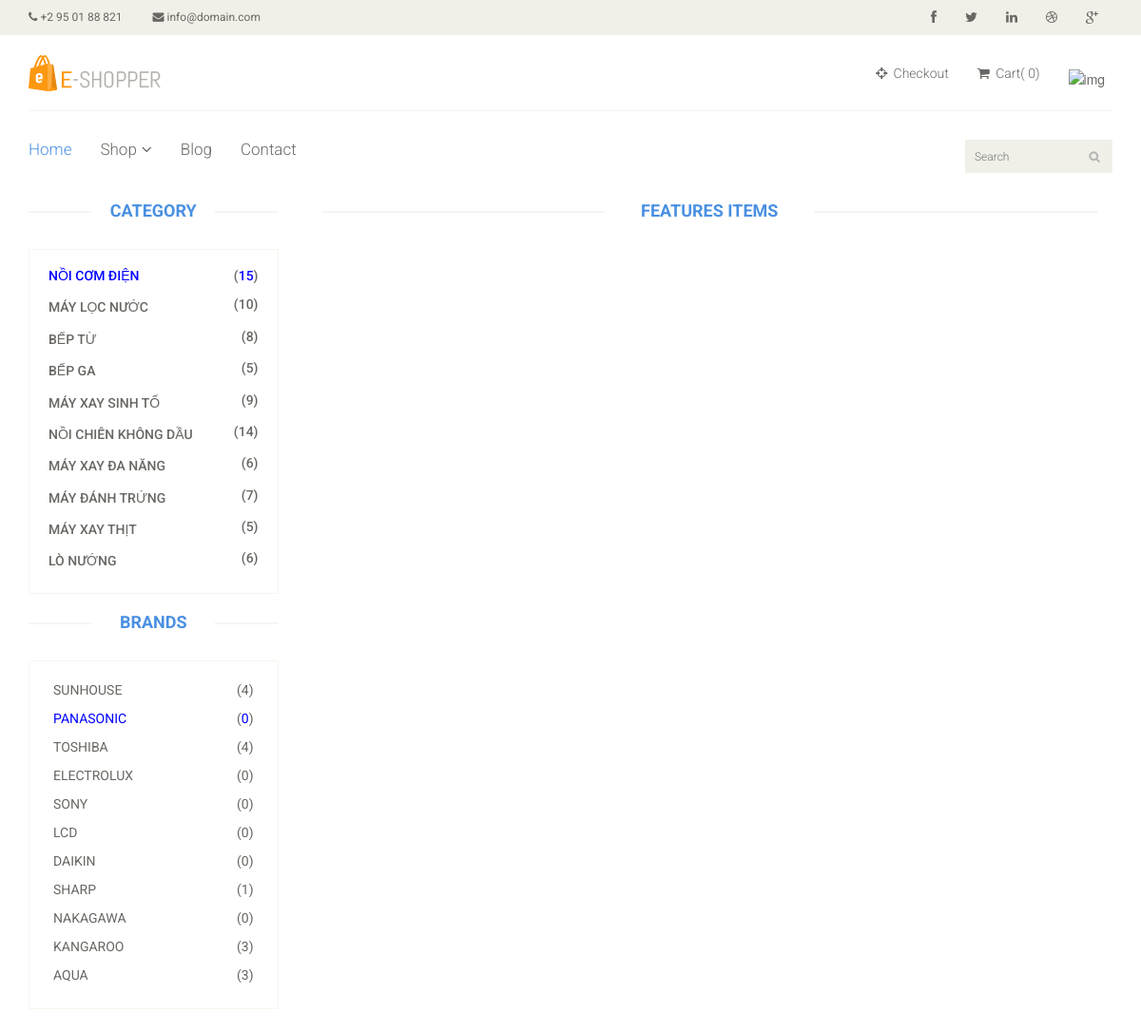
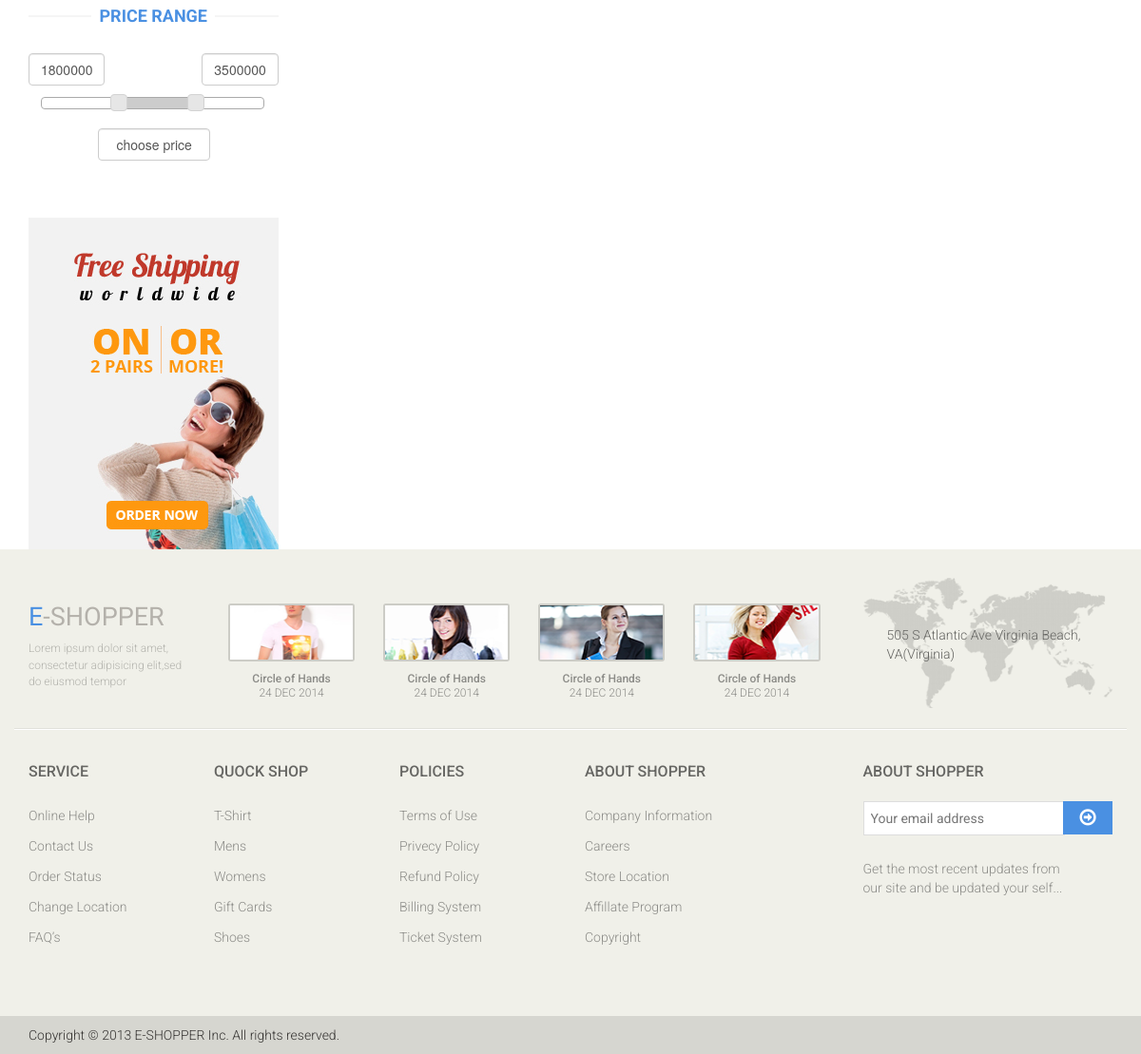
The app's page /view/--front/shop/shop_category.php?san-pham=Nồi cơm điện&brand=PANASONIC (signed in) with its own data (2 pictures, top to bottom).
### tables this page shows
CREATE TABLE `tbl_category` (
  `id_category` int(11) NOT NULL,
  `name` varchar(150) NOT NULL,
  `category_code` varchar(150) NOT NULL,
  `image` varchar(150) NOT NULL,
  `create_date` timestamp NOT NULL DEFAULT current_timestamp() ON UPDATE current_timestamp(),
  `user` varchar(150) NOT NULL,
  `status_category` enum('0','1') NOT NULL
);

CREATE TABLE `tbl_brand` (
  `id_brand` int(11) NOT NULL,
  `numerical order` int(100) NOT NULL,
  `brand_code` varchar(150) NOT NULL,
  `image` varchar(150) NOT NULL,
  `name` varchar(150) NOT NULL,
  `user` varchar(150) NOT NULL,
  `date` varchar(150) NOT NULL,
  ` function` text NOT NULL,
  `status_brand` enum('0','1') NOT NULL
);

### view/--front/shop/shop_category.php (the view, shortened to what this page needs)
<?php
require '../../../layout/--front/header.php';
$category =  mysqli_query($conn, "SELECT * FROM tbl_category WHERE status_category='0'");
$brand =  mysqli_query($conn, "SELECT * FROM tbl_brand WHERE status_brand='0'");
$name_category = $_GET['san-pham'];
$category_1 = mysqli_query($conn, "SELECT * FROM tbl_category WHERE name='$name_category'");
$cate = mysqli_fetch_assoc($category_1);
$id_cate = $cate['id_category'];
if (isset($_GET['san-pham'])) {
	$sp = $_GET['san-pham'];
	if (isset($_GET['brand'])) {
		$br = $_GET['brand'];
	} else {
		$br = 1;
	}
} else {
	$sp = 1;
}
$name_brand = $br;
if ($br != 1) {
	$name_brand = $br;
	$bra = mysqli_query($conn, "SELECT * FROM tbl_brand WHERE name='$br'");
}
$minimum_range = 1800000;
$maximum_range = 3500000;
?>
<section>
	<div class="container">
		<div class="row">
			<div class="col-sm-3">
				<div class="left-sidebar">
					<h2>Category</h2>
					<div class="panel-group category-products" id="accordian">
						<?php foreach ($category as $key => $value_category) :
							$num_category = $value_category['id_category'];
							$num_product_category =  mysqli_query($conn, "SELECT * FROM tbl_product WHERE id_category = $num_category"); ?>
							<div class="panel panel-default">
								<div class="panel-heading">
									<h4 class="panel-title">
										<a href="../../../view/--front/shop/shop_category.php?san-pham=<?php echo $value_category['name'] ?>">
											<span class="pull-right">(<?php
																		if ($name_category == $value_category['name']) {
																			echo '<span  style="color:blue;">' . mysqli_num_rows($num_product_category) . '</span>';
																		} else {
																			echo mysqli_num_rows($num_product_category);
																		}
																		?>)
											</span>
											<?php
											if ($name_category == $value_category['name']) {
												echo '<div  style="color:blue;">' . $value_category['name'] . '</div>';
											} else {
												echo  $value_category['name'];
											}
											?>
										</a>
									</h4>
								</div>
							</div>
						<?php endforeach ?>
					</div>
					<div class="brands_products">
						<h2>Brands</h2>
						<div class="brands-name">
							<?php foreach ($brand as $key => $value_brand) :
								$num_brand = $value_brand['id_brand'];
								$num_product_brand =  mysqli_query($conn, "SELECT * FROM tbl_product WHERE id_brand = $num_brand AND id_category=$id_cate"); ?>
								<ul class="nav nav-pills nav-stacked">
									<li><a href="../../../view/--front/shop/shop_category.php?san-pham=<?php echo $sp ?>&brand=<?php echo $value_brand['name'] ?>">
											<span class="pull-right">(<?php
																		if ($name_brand == $value_brand['name']) {
																			echo '<span  style="color:blue;">' . mysqli_num_rows($num_product_brand) . '</span>';
																		} else {
																			echo mysqli_num_rows($num_product_brand);
																		}
																		?>)
											</span>
											<?php
											if ($name_brand == $value_brand['name']) {
												echo '<div  style="color:blue;">' . $value_brand['name'] . '</div>';
											} else {
												echo  $value_brand['name'];
											}
											?>
										</a>
									</li>
								</ul>
							<?php endforeach ?>
						</div>
					</div>
					<div class="price-range">
						<form method="post" action="shop_category.php?san-pham=<?php echo $sp ?>&brand=<?php echo $br ?>">
							<h2>Price Range</h2>
							<div class="row">
								<form action="shop.php" method="post">
									<div class="col-md-2">
										<input type="text" name="minimum_range" id="minimum_range" class="form-control" value="<?php echo $minimum_range; ?>" />
									</div>
									<div class="col-md-100">
										<input type="text" name="maximum_range" id="maximum_range" class="form-control" value="<?php echo $maximum_range; ?>" />
									</div>
									<div class="col-md-8" style="padding-top:12px">
										<div id="price_range"></div>
									</div>
									<div class="col-md-loc-price"></br>
										<input type="submit" class="form-control" name="submit_range" value="choose price">
									</div>
								</form>
							</div>
							<br />
						</form>
					</div>
					<div class="shipping text-center">
						<img src="../../public/images/home/shipping.jpg" alt="" />
					</div>
				</div>
			</div>
			<div class="col-sm-9 padding-right">
				<div class="features_items">
					<h2 class="title text-center">Features Items</h2>
				</div>
			</div>
		</div>
	</div>
</section>
<?php
require "../../../layout/--front/footer.php"
?>
<html>
<head>
	<link rel="stylesheet" href="../../../public/--front/css/jquery-ui.css" />
	<link rel="stylesheet" href="../../../public/--front/css/bootstrap_min.css" />
</head>
</html>

### public/--front/css/main.css (style rules this page uses)
body { font-family: 'Roboto', sans-serif; position: relative; font-weight:400px; }
ul li { list-style: none; }
a { -webkit-transition: 300ms; -moz-transition: 300ms; -o-transition: 300ms; transition: 300ms; }
h1, h2, h3, h4, h5, h6 { font-family: 'Roboto', sans-serif; }
.category-products { border: 1px solid #F7F7F0; margin-bottom: 35px; padding-bottom: 20px; padding-top: 15px; }
.left-sidebar h2, .brands_products h2 { color: #4a90e2; font-family: 'Roboto', sans-serif; font-size: 18px; font-weight: 700; margin: 0 auto 30px; text-align: center; text-transform: uppercase; position: relative; z-index:3; }
.left-sidebar h2:after, h2.title:after { content: " "; position: absolute; border: 1px solid #f5f5f5; bottom:8px; left: 0; width: 100%; height: 0; z-index: -2; }
.left-sidebar h2:before { content: " "; position: absolute; background: #fff; bottom: -6px; width: 130px; height: 30px; z-index: -1; left: 50%; margin-left: -65px; }
h2.title:before { content: " "; position: absolute; background: #fff; bottom: -6px; width: 220px; height: 30px; z-index: -1; left: 50%; margin-left: -110px; }
.category-products .panel { background-color: #FFFFFF; border: 0px; border-radius: 0px; box-shadow:none; margin-bottom: 0px; }
.category-products .panel-default .panel-heading { background-color: #FFFFFF; border: 0 none; color: #FFFFFF; padding: 5px 20px; }
.category-products .panel-default .panel-heading .panel-title a { color: #696763; font-family: 'Roboto', sans-serif; font-size: 14px; text-decoration: none; text-transform: uppercase; }
.brands-name { border: 1px solid #F7F7F0; padding-bottom: 20px; padding-top: 15px; }
.brands-name .nav-stacked li a { background-color: #FFFFFF; color: #696763; font-family: 'Roboto', sans-serif; font-size: 14px; padding: 5px 25px; text-decoration: none; text-transform: uppercase; }
.shipping { background-color: #F2F2F2; margin-top: 40px; overflow: hidden; padding-top: 20px; position: relative; }
.price-range { margin-top:30px; }
.padding-right { padding-right: 0; }
.features_items { overflow:hidden; }
h2.title { color: #4a90e2; font-family: 'Roboto', sans-serif; font-size: 18px; font-weight: 700; margin: 0 15px; text-transform: uppercase; margin-bottom: 30px; position: relative; }

### records on screen
tbl_category: mysqli_num_rows($num_product_category) "15", name "NỒI CƠM ĐIỆN"
tbl_category: mysqli_num_rows($num_product_category) "10", name "MÁY LỌC NƯỚC"
tbl_category: mysqli_num_rows($num_product_category) "8", name "BẾP TỪ"
tbl_category: mysqli_num_rows($num_product_category) "5", name "BẾP GA"
tbl_category: mysqli_num_rows($num_product_category) "9", name "MÁY XAY SINH TỐ"
tbl_category: mysqli_num_rows($num_product_category) "14", name "NỒI CHIÊN KHÔNG DẦU"
tbl_category: mysqli_num_rows($num_product_category) "6", name "MÁY XAY ĐA NĂNG"
tbl_category: mysqli_num_rows($num_product_category) "7", name "MÁY ĐÁNH TRỨNG"
tbl_category: mysqli_num_rows($num_product_category) "5", name "MÁY XAY THỊT"
tbl_category: mysqli_num_rows($num_product_category) "6", name "LÒ NƯỚNG"
tbl_brand: mysqli_num_rows($num_product_brand) "4", name "SUNHOUSE"
tbl_brand: mysqli_num_rows($num_product_brand) "0", name "PANASONIC"
tbl_brand: mysqli_num_rows($num_product_brand) "4", name "TOSHIBA"
tbl_brand: mysqli_num_rows($num_product_brand) "0", name "ELECTROLUX"
tbl_brand: mysqli_num_rows($num_product_brand) "0", name "SONY"
tbl_brand: mysqli_num_rows($num_product_brand) "0", name "LCD"
tbl_brand: mysqli_num_rows($num_product_brand) "0", name "DAIKIN"
tbl_brand: mysqli_num_rows($num_product_brand) "1", name "SHARP"
tbl_brand: mysqli_num_rows($num_product_brand) "0", name "NAKAGAWA"
tbl_brand: mysqli_num_rows($num_product_brand) "3", name "KANGAROO"
tbl_brand: mysqli_num_rows($num_product_brand) "3", name "AQUA"

### other values on screen
total_item($cart) "0"
